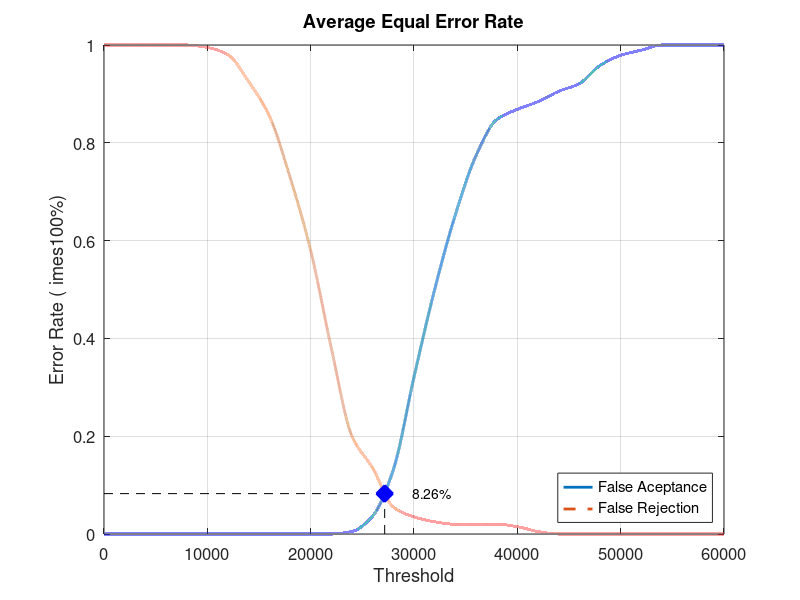
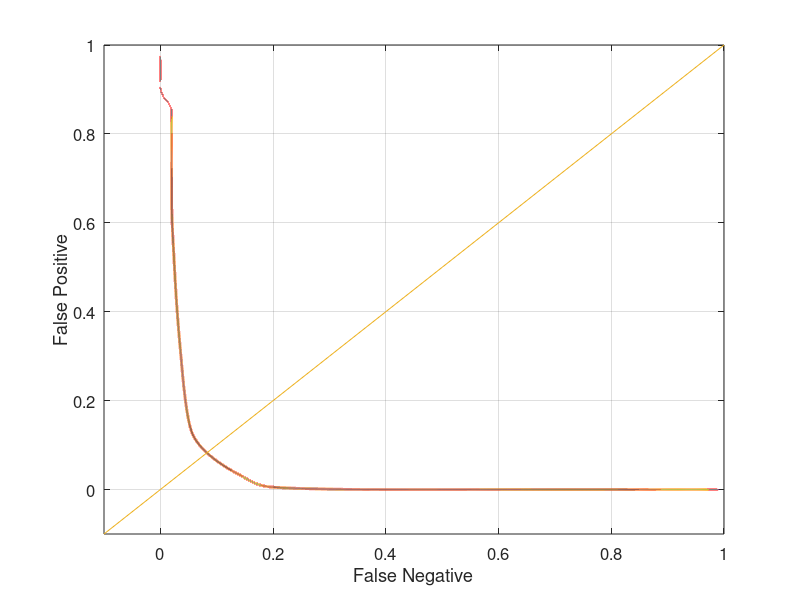

Write MATLAB code to recreate these figures, in order.
close all;
clear;
clc;
x = 0:2000:60000;
xq = 0:0.5:60000;

y0 = [0 0 0 0 0 0 0 0 0 0 0 0 0.00526316 0.0368421 0.131579 0.321053 0.5 0.652632 0.773684 0.847368 0.868421 0.884211 0.905263 0.921053 0.957895 0.978947 0.989474 1 1 1 1]
yy0 = interp1(x, y0, xq, 'pchip');
y1 = [1 1 1 1 1 0.995 0.98 0.925 0.855 0.73 0.58 0.38 0.2 0.135 0.055 0.035 0.025 0.02 0.02 0.02 0.015 0.005 0 0 0 0 0 0 0 0 0]
yy1 = interp1(x, y1, xq, 'pchip');

% Calculating EER: 
y2 = abs(y0 - y1);
find(y2 == min(y2))
yy2 = abs(yy0 - yy1);
xEER = find(yy2 == min(yy2));
xEERIndex = xq(xEER) % X-axis EER
yEER = yy0(xEER) % Y-axis EER

main = figure
plot(xq, yy0,'-','LineWidth', 2);	hold on
plot(xq, yy1,'--','LineWidth', 2);	hold on
plot([xEERIndex xEERIndex], [0 yEER], 'k--');	hold on
plot([0 xEERIndex], [yEER yEER], 'k--');	hold on
plot(xEERIndex, yEER, 'bx', 'LineWidth', 10);	hold on
text(xEERIndex + 10 * xEERIndex / 100, yEER, [num2str(round((10000 * yEER)) / 100) '%'])
legend('False Aceptance', 'False Rejection', 'Location', 'SouthEast')
xlabel('Threshold')
ylabel('Error Rate (	imes100%)')
title('Average Equal Error Rate')
set(gca, 'FontSize', 12)
axis([0 60000 0 1])
grid on

print(main, 'Database3_1Main', '-dpng');
FNRxFPR = figure('Color', [1 1 1]);
plot(yy1, yy0, '-', yy1, yy0, 'LineWidth', 2);
hold on
y = -0.1:0.1:1
plot(y, y); 
set(gca, 'FontSize', 12)
xlabel('False Negative')
ylabel('False Positive')
axis([-0.1 1 -0.1 1])
set(gca, 'FontSize', 12)
grid on

print(FNRxFPR, 'Database3_1FNRxFPR','-dpng');
